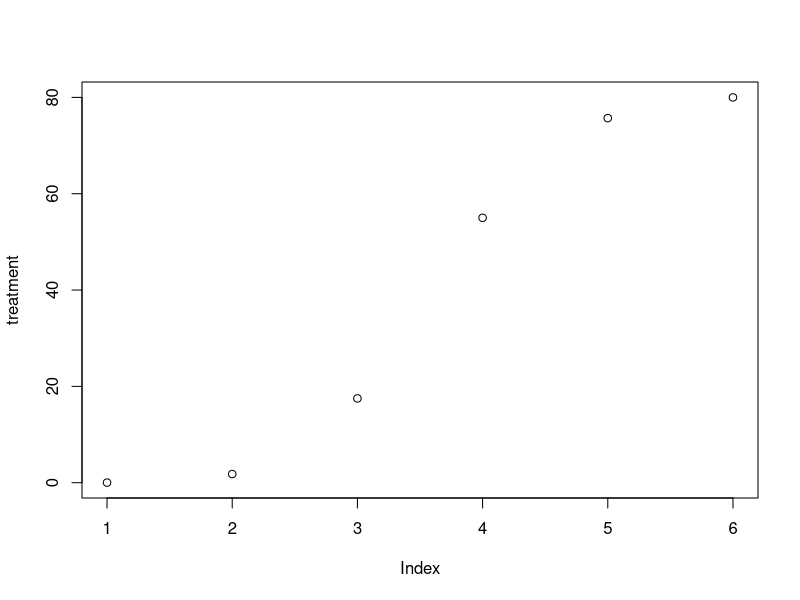
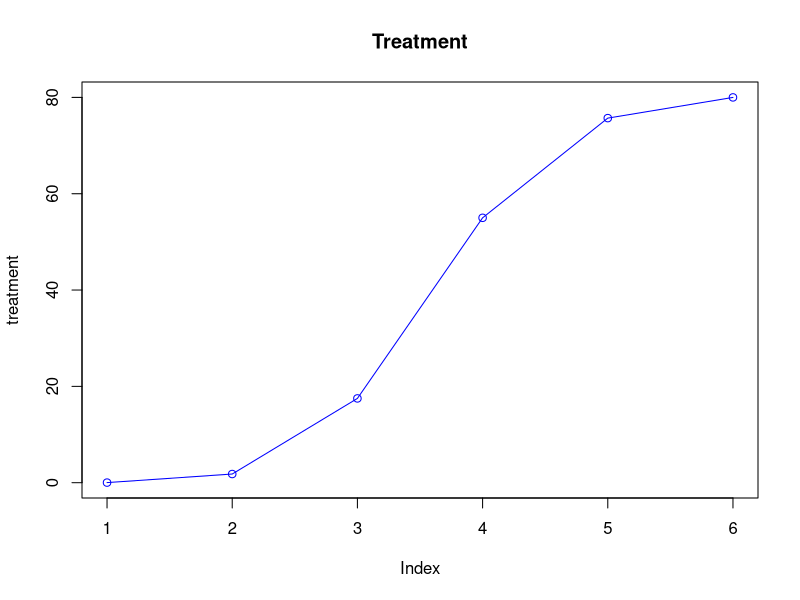
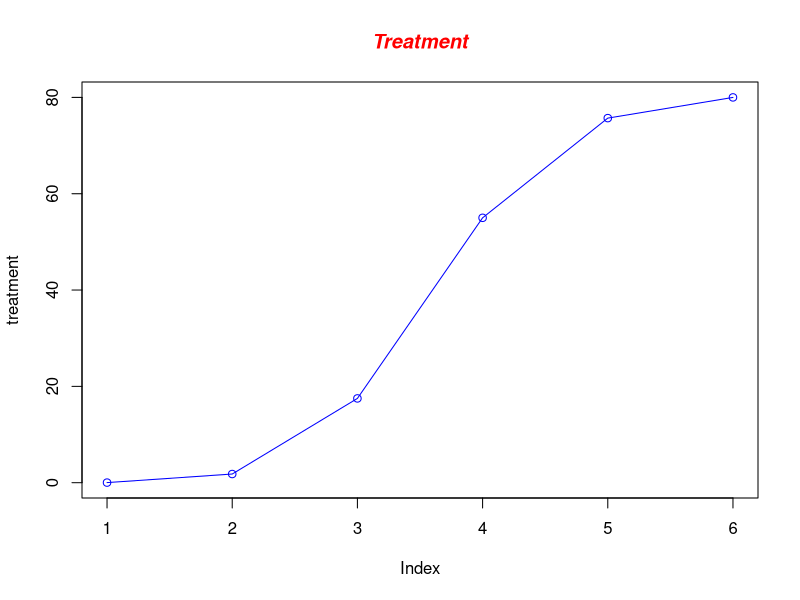
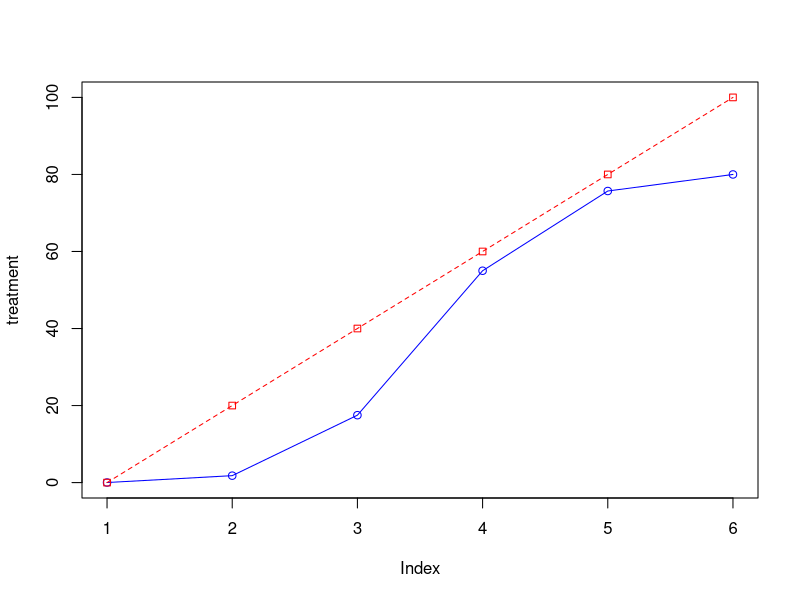
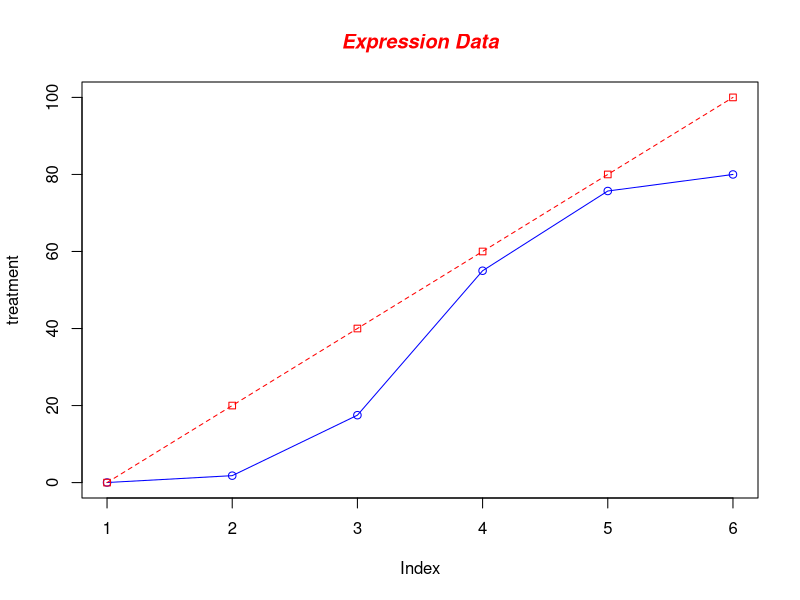
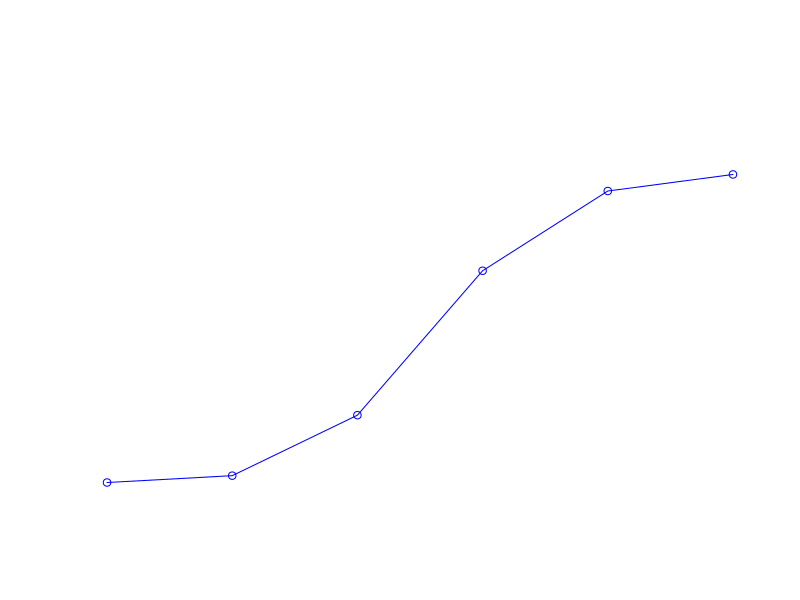
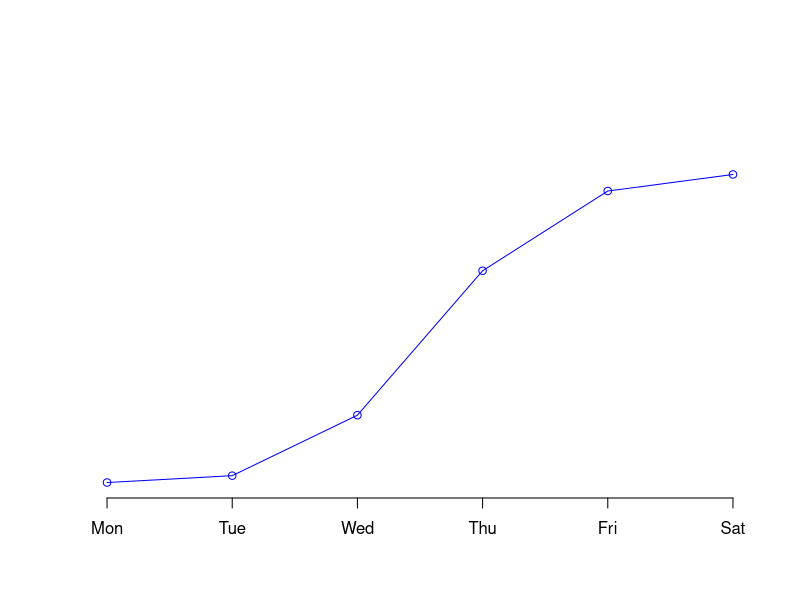
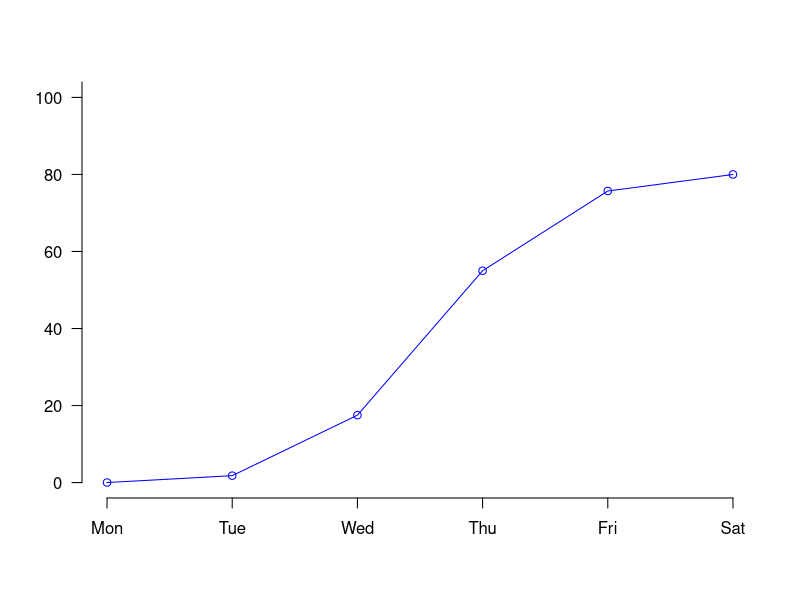

The R source for these figures, in order: (Note: this script raises an error after producing the figures.)
## ---- chunk 1
knitr::opts_chunk$set(echo = TRUE)
AsSlides <- TRUE
## ---- chunk 2
treatment <- c(0.02,1.8, 17.5, 55,75.7, 80)
## ---- chunk 3
plot(treatment)
## ---- chunk 4
plot(treatment, type="o", col="blue",main="Treatment")
## ---- chunk 5
plot(treatment, type="o", col="blue")
title(main="Treatment", col.main="red", font.main=4)
## ---- chunk 6
control <- c(0, 20, 40, 60, 80,100)
plot(treatment, type="o", col="blue", ylim=c(0,100))
lines(control, type="o", pch=22, lty=2, col="red")
## ---- chunk 7
plot(treatment, type="o", col="blue", ylim=c(0,100))
lines(control, type="o", pch=22, lty=2, col="red")
title(main="Expression Data", col.main="red", font.main=4)
## ---- chunk 8
g_range <- range(0, treatment, control)
## ---- chunk 9
plot(treatment, type="o", col="blue", 
     ylim=g_range,axes=FALSE, ann=FALSE)
## ---- chunk 10
plot(treatment, type="o", col="blue", 
     ylim=g_range,axes=FALSE, ann=FALSE)
axis(1, at=1:6, lab=c("Mon","Tue","Wed","Thu","Fri","Sat"))

## ---- chunk 11
plot(treatment, type="o", col="blue", 
     ylim=g_range,axes=FALSE, ann=FALSE)
axis(1, at=1:6, lab=c("Mon","Tue","Wed","Thu","Fri","Sat"))
axis(2, las=1, at=20*0:g_range[2])

## ---- chunk 12
plot(treatment, type="o", col="blue", 
     ylim=g_range,axes=FALSE, ann=FALSE)
axis(1, at=1:6, lab=c("Mon","Tue","Wed","Thu","Fri","Sat"))
axis(2, las=1, at=20*0:g_range[2])
box()
## ---- chunk 13
plot(treatment, type="o", col="blue", 
     ylim=g_range,axes=FALSE, ann=FALSE)
axis(1, at=1:6, lab=c("Mon","Tue","Wed","Thu","Fri","Sat"))
axis(2, las=1, at=20*0:g_range[2])
box()
lines(control, type="o", pch=22, lty=2, col="red")
title(main="Data", col.main="red", font.main=4)
title(xlab="Days", col.lab=rgb(0,0.5,0))
title(ylab="Values", col.lab=rgb(0,0.5,0))
## ---- chunk 14
plot(treatment, type="o", col="blue", ylim=g_range,axes=FALSE, ann=FALSE)
axis(1, at=1:6, lab=c("Mon","Tue","Wed","Thu","Fri","Sat"))
axis(2, las=1, at=20*0:g_range[2])
box()

lines(control, type="o", pch=22, lty=2, col="red")
title(main="Data", col.main="red", font.main=4)
title(xlab="Days", col.lab=rgb(0,0.5,0))
title(ylab="Values", col.lab=rgb(0,0.5,0))
legend(1, g_range[2], c("treatment","control"), cex=0.8, col=c("blue","red"), pch=21:22, lty=1:2);  
## ---- chunk 15
barplot(treatment)
## ---- chunk 16
data <- read.table("data/example.txt", header=T, sep="\t")
## ---- chunk 17
barplot(data$treatment, main="Treatment", xlab="Days",ylab="values", 
        names.arg=c("Mon","Tue","Wed","Thu","Fri","Sat"), 
        border="blue", density=c(10,20,30,40,50,60))
## ---- chunk 18
barplot(as.matrix(data), main="Data", ylab= "Total", beside=TRUE, col= c("lightblue", "mistyrose", "lightcyan","lavender", "cornsilk","maroon"))
legend("topleft", c("Mon","Tue","Wed","Thu","Fri","Sat"), cex=0.8,bty="n", 
fill=  c("lightblue", "mistyrose", "lightcyan","lavender", "cornsilk","maroon"));

## ---- chunk 19
hist(treatment)  
## ---- chunk 20
all <- c(data$control, data$treatment)
## ---- chunk 21
hist(all, col="lightblue", ylim=c(0,10))
## ---- chunk 22
max_num <- max(all)
## ---- chunk 23
hist(all, col=heat.colors(max_num), breaks=max_num, 
     xlim=c(0,max_num),main="Histogram", las=1)	
## ---- chunk 24

hist(all,breaks=max_num,xlim=c(0,max_num), 
     main="Probability Density",las=1, cex.axis=0.8, freq=F)
## ---- chunk 25
pie(treatment)
## ---- chunk 26
pie(treatment, main="Treatment", col= c("lightblue", "mistyrose", "lightcyan","lavender", "cornsilk","maroon"),labels=c("Mon","Tue","Wed","Thu","Fri","Sat"),cex=1)  
## ---- chunk 27
colors <- c("white","grey70","grey90","grey50","black")
## ---- chunk 28
treatment_labels <- round(treatment/sum(treatment) * 100, 1)
## ---- chunk 29
treatment_labels <- paste(treatment_labels, "%", sep="")
## ---- chunk 30
pie(treatment, main="treatment", col=colors, labels= treatment_labels,cex=0.8)
legend(1.5, 0.5, c("Mon","Tue","Wed","Thu","Fri","Sat"), cex=0.8,fill=colors)  
## ---- chunk 31
dotchart(t(data))  
## ---- chunk 32
dotchart(t(data), color=c("red","blue","darkgreen"),main="Dotchart", cex=0.8)  
## ---- chunk 33
data1 <- read.table("data/gene_data.txt", header=T, sep="\t")
head(data1)
## ---- chunk 34
par(mfrow=c(2,2))
hist(data1$Untreated1)
hist(data1$Treated2)
hist(data1$Untreated2)
boxplot(data1$Treated1)
